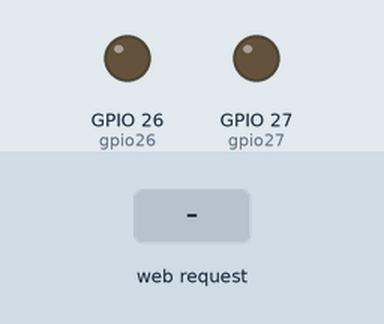
Simulated run of this sketch. Board: ESP32. On the bench: output pins drawn as LEDs (lit = HIGH). The inputs (shaded band) are chosen by the test bench. WiFi joins after 1.5 s; servers stay silent unless stated; what the sketch prints to the serial monitor is not drawn.

Above: at 2.7 s.
2.8 s: HTTP request GET /26/on received
At 4.0 s:
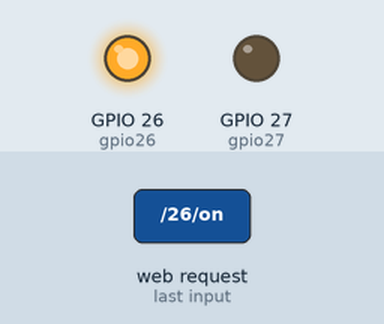
4.3 s: HTTP request GET /27/on received
At 5.1 s:
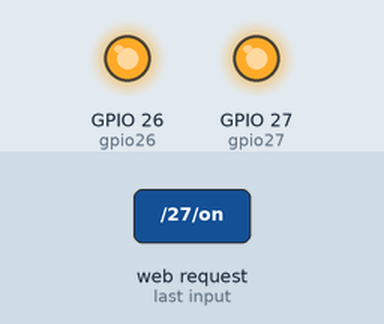
5.8 s: HTTP request GET /26/off received
At 6.2 s:
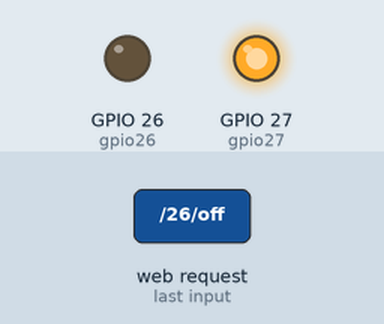
7.3 s: HTTP request GET /27/off received
At 8.6 s:
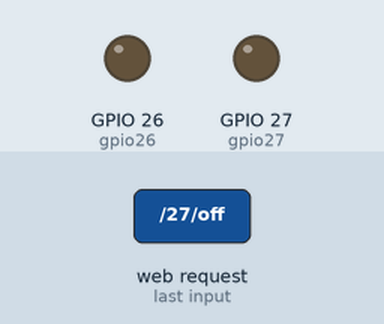
Timing chart, 0 to 9.8 s (numbered marks = the images above; inputs shaded):
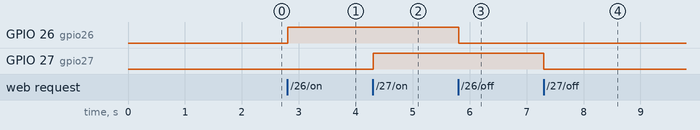

Measured:
- after the input at 2.8 s, GPIO 26 (gpio26): LOW → HIGH at once
- after the input at 4.3 s, GPIO 27 (gpio27): LOW → HIGH at once
- after the input at 5.8 s, GPIO 26 (gpio26): HIGH → LOW at once
- after the input at 7.3 s, GPIO 27 (gpio27): HIGH → LOW at once

The sketch:

codigo.ino
```cpp
#include <WiFi.h>

// ===== WIFI =====
const char* ssid     = "nome-rede";
const char* password = "senha-rede";

WiFiServer server(80);

// GPIOs
const int gpio26 = 26;
const int gpio27 = 27;

bool estado26 = false;  // false = desligado
bool estado27 = false;

unsigned long currentTime = 0;
unsigned long previousTime = 0;
const long timeoutTime = 2000;

// Gera HTML
String buildHTML() {
  String s = "<!DOCTYPE html><html><head>";
  s += "<meta charset='utf-8'><meta name='viewport' content='width=device-width, initial-scale=1'>";
  s += "<title>ESP32 Web Server</title>";
  s += "<style>body{font-family:Arial;text-align:center;margin-top:40px;}";
  s += ".card{border:1px solid #ddd;border-radius:10px;padding:16px;margin:8px;display:inline-block;}";
  s += ".btn{padding:10px 20px;font-size:18px;border:none;border-radius:6px;cursor:pointer;margin:4px;}";
  s += ".on{background:#2ecc71;color:#fff;}.off{background:#e74c3c;color:#fff;}";
  s += "</style></head><body>";
  s += "<h1>ESP32 Web Server</h1>";

  // GPIO 26
  s += "<div class='card'><h2>GPIO 26</h2>";
  s += "<p>Estado: <b>";
  s += (estado26 ? "on" : "off");
  s += "</b></p>";
  if (!estado26)
    s += "<p><a href='/26/on'><button class='btn on'>Ligar</button></a></p>";
  else
    s += "<p><a href='/26/off'><button class='btn off'>Desligar</button></a></p>";
  s += "</div>";

  // GPIO 27
  s += "<div class='card'><h2>GPIO 27</h2>";
  s += "<p>Estado: <b>";
  s += (estado27 ? "on" : "off");
  s += "</b></p>";
  if (!estado27)
    s += "<p><a href='/27/on'><button class='btn on'>Ligar</button></a></p>";
  else
    s += "<p><a href='/27/off'><button class='btn off'>Desligar</button></a></p>";
  s += "</div>";

  s += "</body></html>";
  return s;
}

void aplicaEstadoSaidas() {
  // Se seu LED estiver ligado NO GND (modo normal), use isto:
  digitalWrite(gpio26, estado26 ? HIGH : LOW);
  digitalWrite(gpio27, estado27 ? HIGH : LOW);

  // SE o LED do 27 for ligado NO 3V3 (ativo em LOW), comente as duas linhas acima
  // e use ESTA linha somente para o 27:
  // digitalWrite(gpio27, estado27 ? LOW : HIGH);
}

void setup() {
  Serial.begin(115200);

  pinMode(gpio26, OUTPUT);
  pinMode(gpio27, OUTPUT);

  estado26 = false;
  estado27 = false;
  aplicaEstadoSaidas();

  WiFi.begin(ssid, password);
  Serial.print("Conectando ao WiFi");
  while (WiFi.status() != WL_CONNECTED) {
    delay(500);
    Serial.print(".");
  }
  Serial.println("\nWiFi conectado!");
  Serial.print("IP: ");
  Serial.println(WiFi.localIP());

  server.begin();
}

void loop() {
  WiFiClient client = server.available();
  if (!client) return;

  Serial.println("Novo cliente");
  String header = "";
  String currentLine = "";
  currentTime = millis();
  previousTime = currentTime;

  while (client.connected() && (currentTime - previousTime <= timeoutTime)) {
    currentTime = millis();
    if (client.available()) {
      char c = client.read();
      header += c;

      if (c == '\n') {
        if (currentLine.length() == 0) {
          // ---- ROTAS ----
          if (header.indexOf("GET /26/on")  >= 0) estado26 = true;
          if (header.indexOf("GET /26/off") >= 0) estado26 = false;
          if (header.indexOf("GET /27/on")  >= 0) estado27 = true;
          if (header.indexOf("GET /27/off") >= 0) estado27 = false;

          aplicaEstadoSaidas();

          // ---- RESPOSTA ----
          String html = buildHTML();
          client.println("HTTP/1.1 200 OK");
          client.println("Content-Type: text/html");
          client.println("Connection: close");
          client.println();
          client.print(html);
          break;
        } else {
          currentLine = "";
        }
      } else if (c != '\r') {
        currentLine += c;
      }
    }
  }

  client.stop();
  Serial.println("Cliente desconectado\n");
}
```
